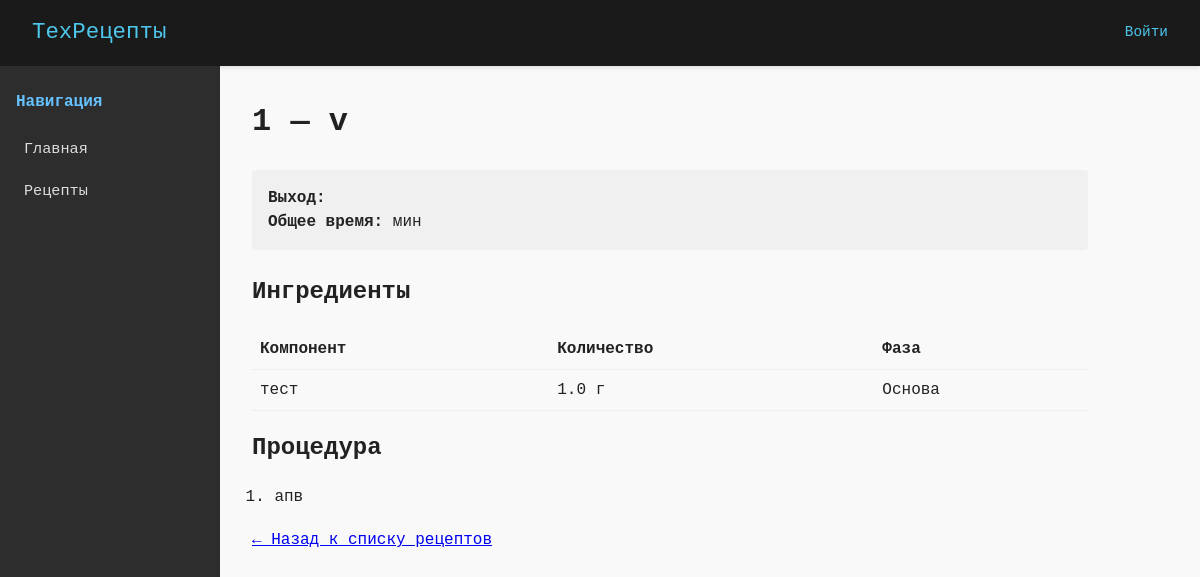
Page /recipe/test on the committed database.
### models.py (models this page shows, shortened)
class Recipe(db.Model):
    id = db.Column(db.Integer, primary_key=True)
    title = db.Column(db.String(120), nullable=False)
    slug = db.Column(db.String(120), unique=True, nullable=False)
    created_at = db.Column(db.DateTime, default=datetime.utcnow)

class Ingredient(db.Model):
    id = db.Column(db.Integer, primary_key=True)
    recipe_id = db.Column(db.Integer, db.ForeignKey('recipe.id'), nullable=False)
    recipe = db.relationship('Recipe', backref=db.backref('ingredients', lazy=True, cascade="all, delete-orphan"))
    name = db.Column(db.String(100), nullable=False)
    amount = db.Column(db.Float, nullable=False)
    unit = db.Column(db.String(10), nullable=False)
    phase = db.Column(db.String(30), default="Основа")

class Step(db.Model):
    id = db.Column(db.Integer, primary_key=True)
    recipe_id = db.Column(db.Integer, db.ForeignKey('recipe.id'), nullable=False)
    recipe = db.relationship('Recipe', backref=db.backref('steps', lazy=True, cascade="all, delete-orphan"))
    step_number = db.Column(db.Integer, nullable=False)
    instruction = db.Column(db.Text, nullable=False)
    duration_min = db.Column(db.Integer, nullable=True)
    target_temp_c = db.Column(db.Integer, nullable=True)
    image = db.Column(db.String(200), nullable=True)  # путь: 'step_images/filename.jpg'

### app.py (the view)
@app.route('/recipe/<slug>')
def recipe_detail(slug):
    recipe = Recipe.query.filter_by(slug=slug).first_or_404()
    ingredients = recipe.ingredients
    steps = recipe.steps
    return render_template('recipe.html', recipe=recipe, ingredients=ingredients, steps=steps)

### templates/recipe.html (shortened to what this page needs)
{% extends "base.html" %}
{% block content %}
<h1>{{ recipe.title }} — v{{ recipe.version }}</h1>
<div class="recipe-meta">
    <p>
        <strong>Выход:</strong> {{ recipe.yield_amount }}<br>
        <strong>Общее время:</strong> {{ recipe.total_time_min }} мин<br>
    </p>
</div>
<h2>Ингредиенты</h2>
<table>
    <thead>
        <tr>
            <th>Компонент</th>
            <th>Количество</th>
            <th>Фаза</th>
        </tr>
    </thead>
    <tbody>
        {% for ing in ingredients %}
        <tr>
            <td>{{ ing.name }}</td>
            <td>{{ "%.1f"|format(ing.amount) }} {{ ing.unit }}</td>
            <td>{{ ing.phase }}</td>
        </tr>
        {% endfor %}
    </tbody>
</table>
<h2>Процедура</h2>
<ol>
{% for step in steps %}
    <li>
        {{ step.instruction }}
    </li>
{% endfor %}
</ol>
<p><a href="/">← Назад к списку рецептов</a></p>
{% endblock %}

### templates/base.html (style rules this page uses)
* { margin: 0; padding: 0; box-sizing: border-box; }
body { font-family: 'SF Mono', 'Fira Code', 'Consolas', monospace; background: #f9f9f9; color: #222; line-height: 1.5; }
.recipe-meta { background: #f0f0f0; padding: 1rem; border-radius: 4px; margin: 1.5rem 0; }
table { width: 100%; border-collapse: collapse; margin: 1.2rem 0; }
th, td { text-align: left; padding: 0.5rem; border-bottom: 1px solid #eee; }
ol { padding-left: 1.4rem; margin: 1.2rem 0; }
ol li { margin-bottom: 1rem; }

### rows in the picture
Recipe: title "1"
Ingredient: name "тест", amount "1.0", unit "г", phase "Основа"
Step: instruction "апв"
